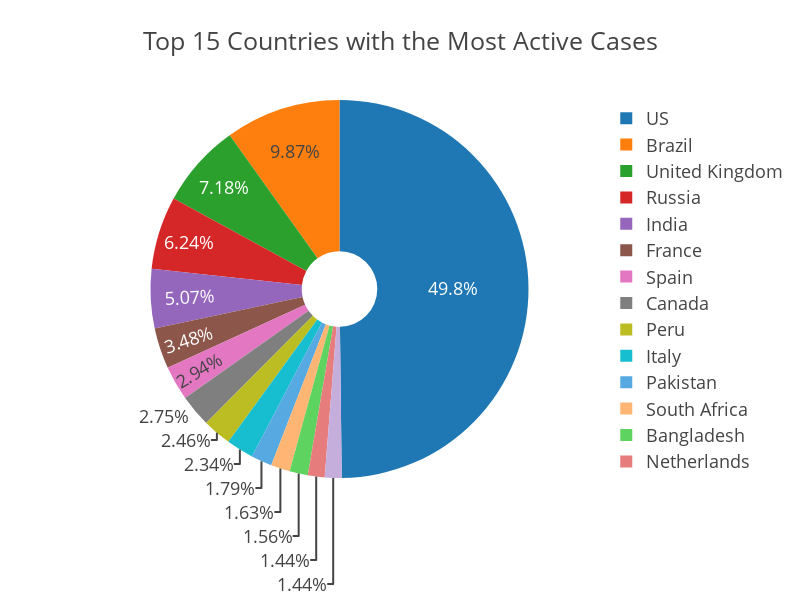

Here is the notebook cell this chart was saved with:
### Code cell
pie_chart = px.pie(
                data_frame = most_active, values=most_active.values, names = most_active.index,
                labels = {"state":"the State"},       
                title = 'Top 15 Countries with the Most Active Cases',     
                template = 'presentation',            
                width = 800, height = 600, hole = 0.2,                           
                )

pio.show(pie_chart)

### Figure 1 — Plotly figure (JSON) as saved in the notebook; plotly's stock layout.template omitted (floating-point values rounded to 4 significant figures)
{"data": [{"domain": {"x": [0, 1], "y": [0, 1]}, "hole": 0.2, "hovertemplate": "Country/Region=%{label}<br>value=%{value}<extra></extra>", "labels": ["US", "Brazil", "United Kingdom", "Russia", "India", "France", "Spain", "Canada", "Peru", "Italy", "Pakistan", "South Africa", "Bangladesh", "Netherlands", "Sweden"], "legendgroup": "", "name": "", "showlegend": true, "type": "pie", "values": [156981121, 31094060, 22624595, 19668578, 15987913, 10980287, 9277432, 8656985, 7748957, 7363518, 5633262, 5150341, 4924394, 4528235, 4524247]}], "layout": {"height": 600, "legend": {"tracegroupgap": 0}, "title": {"text": "Top 15 Countries with the Most Active Cases"}, "width": 800}}
